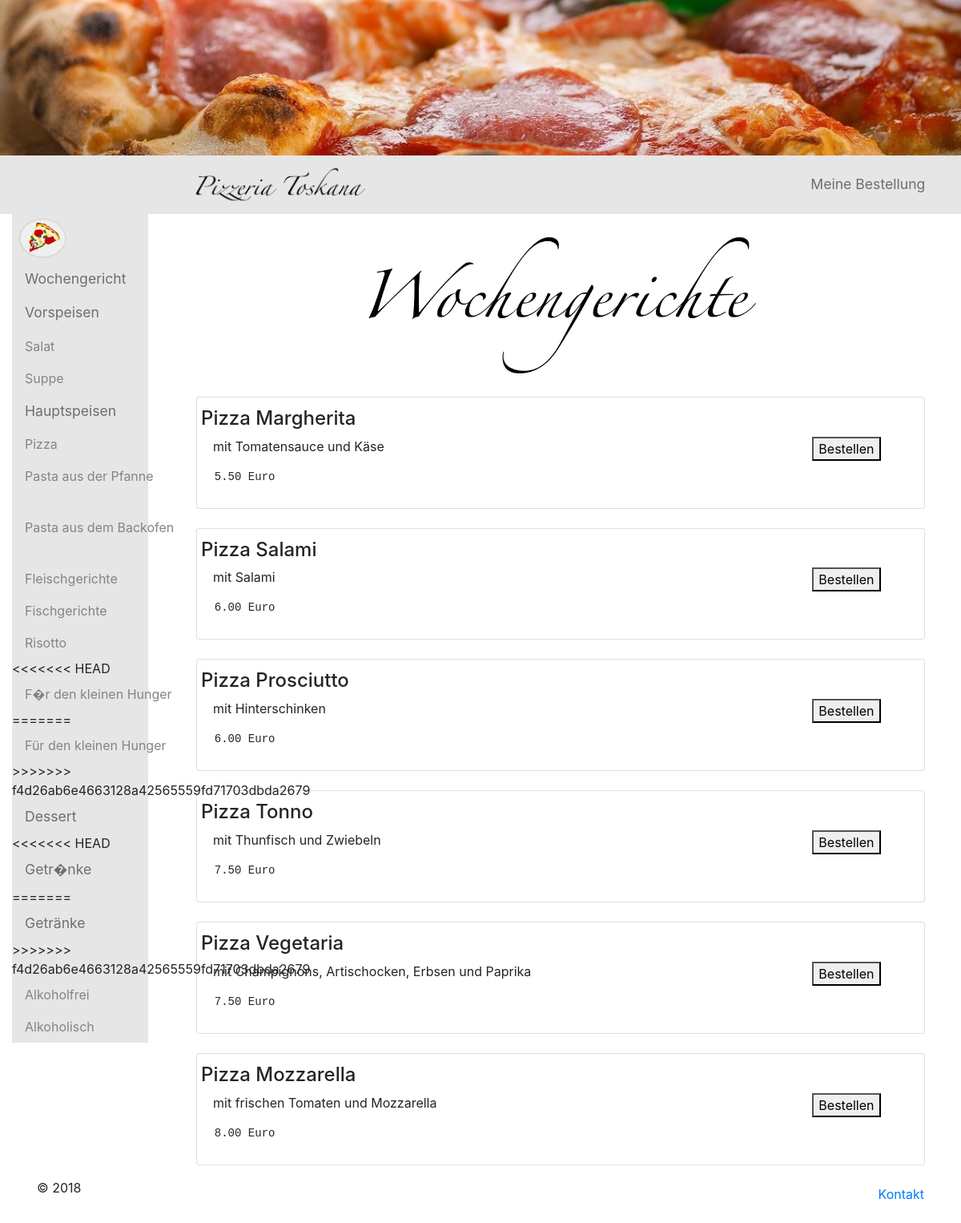
/wochengericht.php, run on the app's committed database.
### tables this page shows
CREATE TABLE `speisen` (
  `id` int(11) NOT NULL,
  `kategorie` enum('suppe','salat','pizza','pastaOfen','pastaPfanne','fisch','fleisch','risotto','kleinerHunger','alkoholisch','alkoholfrei','nachspeisen','wochengerichte') NOT NULL,
  `name` varchar(255) NOT NULL,
  `beschreibung` varchar(255) NOT NULL,
  `preis` decimal(10,2) UNSIGNED NOT NULL,
  `zubereitungszeit` int(11) NOT NULL
);

### anzeigeDerSpeisen.php (the view)
<div class="container">
     <br>
     <ul class="list-group">
        <li class="list-group-item">
        	<div class="row justify-content-start">
        		<h4>  <?=$row['name']?> </h4>
        	</div>
        	<div class="row justify-content-start">
        		<div class="col-10">
        			<p><?=$row['beschreibung']?> </p>
        		</div>
        		<div class="col-2">
        			<form method="post" action="">
        				<button name=<?="bestellenButton".$row['id'] ?>>Bestellen</button>
        			</form>
        		</div>
        	</div>
        	<div class="row justify-content-start">
        		<pre >  <?=$row['preis']?> Euro </pre>
        	</div>
        </li>
     </ul>
</div>

### wochengericht.php (shortened to what this page needs)
<!DOCTYPE html>
<html lang="de">
	<head>
		<link rel="stylesheet" href="https://maxcdn.bootstrapcdn.com/bootstrap/4.1.3/css/bootstrap.min.css">
		<link href="css/speisen.css" rel="stylesheet">
	</head>
	<body>
		<div class="container-fluid">
			<div class="row">
				<img class="img-fluid" src="Bilder/pizza23.jpg" alt="Pizza Top Page" >
			</div>
			<div class="row">
				<?php
				    include 'navbarHorizontal.php';
                ?>
			</div>
			<div>
				<div class="row">
					<div class="col-2">
				  		<?php
        				    include 'navbarVertikal.php';
                        ?>
					</div>
					<div class="col-10">
						<div class="container">
							<br>
							<div class="row justify-content-center">
							  <img src="Bilder/wochengericht/wochengerichtText.png" alt="Wochengericht" style="width:600px;" class="float-center">
							</div>
							<?php
							    $pdo = new PDO('mysql:host=localhost;charset=utf8; dbname=restaurantdb', 'root', '');
                                $sql = "SELECT id, name, kategorie, beschreibung, preis FROM speisen WHERE kategorie = 'pizza'";
                                 foreach ($pdo->query($sql) as $row) :
                                     include 'anzeigeDerSpeisen.php';
        					    endforeach;
        					 ?>
						</div>
					</div>
				</div>
			</div>
			<div class="navbar navbar-inverse navbar-fixed-bottom" role="navigation">
				<?php include 'footer.php'?>
			</div>
		</div>
	</body>
</html>

### css/speisen.css (style rules this page uses)
img { width:100%; height: 100%; }

### data on the page
speisen: name "Pizza Margherita", beschreibung "mit Tomatensauce und Käse", preis "5.50"
speisen: name "Pizza Salami", beschreibung "mit Salami", preis "6.00"
speisen: name "Pizza Prosciutto", beschreibung "mit Hinterschinken", preis "6.00"
speisen: name "Pizza Tonno", beschreibung "mit Thunfisch und Zwiebeln", preis "7.50"
speisen: name "Pizza Vegetaria", beschreibung "mit Champignons, Artischocken, Erbsen und Paprika", preis "7.50"
speisen: name "Pizza Mozzarella", beschreibung "mit frischen Tomaten und Mozzarella", preis "8.00"
